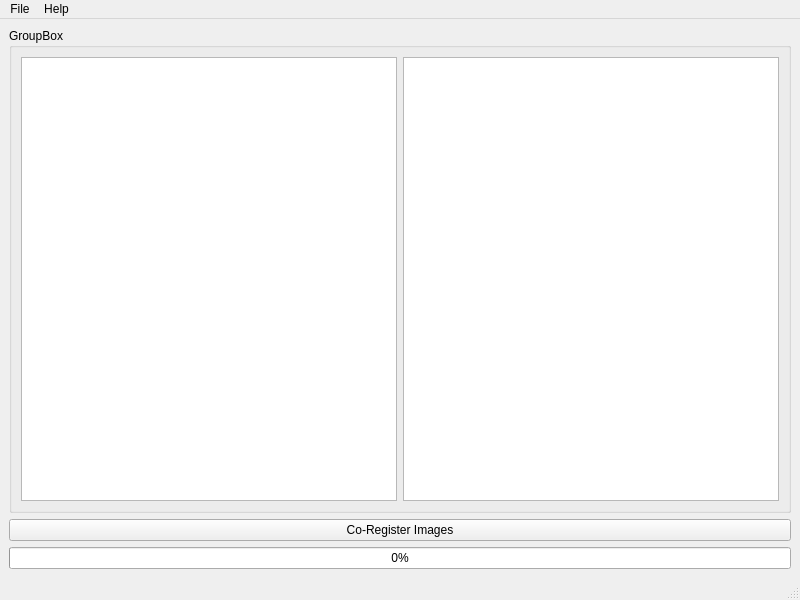
<?xml version="1.0" encoding="UTF-8"?>
<ui version="4.0">
 <class>MainWindow</class>
 <widget class="QMainWindow" name="MainWindow">
  <property name="geometry">
   <rect>
    <x>0</x>
    <y>0</y>
    <width>800</width>
    <height>600</height>
   </rect>
  </property>
  <property name="acceptDrops">
   <bool>true</bool>
  </property>
  <property name="windowTitle">
   <string>MainWindow</string>
  </property>
  <widget class="QWidget" name="centralwidget">
   <layout class="QVBoxLayout" name="verticalLayout">
    <item>
     <widget class="QGroupBox" name="groupBox">
      <property name="title">
       <string>GroupBox</string>
      </property>
      <layout class="QVBoxLayout" name="verticalLayout_2">
       <item>
        <layout class="QHBoxLayout" name="horizontalLayout">
         <item>
          <widget class="QTableView" name="tableView">
           <property name="acceptDrops">
            <bool>true</bool>
           </property>
           <property name="frameShadow">
            <enum>QFrame::Plain</enum>
           </property>
           <property name="alternatingRowColors">
            <bool>true</bool>
           </property>
           <attribute name="horizontalHeaderShowSortIndicator" stdset="0">
            <bool>true</bool>
           </attribute>
           <attribute name="horizontalHeaderStretchLastSection">
            <bool>true</bool>
           </attribute>
          </widget>
         </item>
         <item>
          <widget class="QTextBrowser" name="textBrowser"/>
         </item>
        </layout>
       </item>
      </layout>
     </widget>
    </item>
    <item>
     <widget class="QPushButton" name="pushButton">
      <property name="text">
       <string>Co-Register Images</string>
      </property>
     </widget>
    </item>
    <item>
     <widget class="QProgressBar" name="progressBar">
      <property name="value">
       <number>0</number>
      </property>
     </widget>
    </item>
   </layout>
  </widget>
  <widget class="QMenuBar" name="menubar">
   <property name="geometry">
    <rect>
     <x>0</x>
     <y>0</y>
     <width>800</width>
     <height>26</height>
    </rect>
   </property>
   <widget class="QMenu" name="menuFile">
    <property name="title">
     <string>File</string>
    </property>
   </widget>
   <widget class="QMenu" name="menuHelp">
    <property name="title">
     <string>Help</string>
    </property>
    <addaction name="actionAbout"/>
   </widget>
   <addaction name="menuFile"/>
   <addaction name="menuHelp"/>
  </widget>
  <widget class="QStatusBar" name="statusbar"/>
  <action name="actionAbout">
   <property name="text">
    <string>About</string>
   </property>
  </action>
 </widget>
 <resources/>
 <connections/>
</ui>
